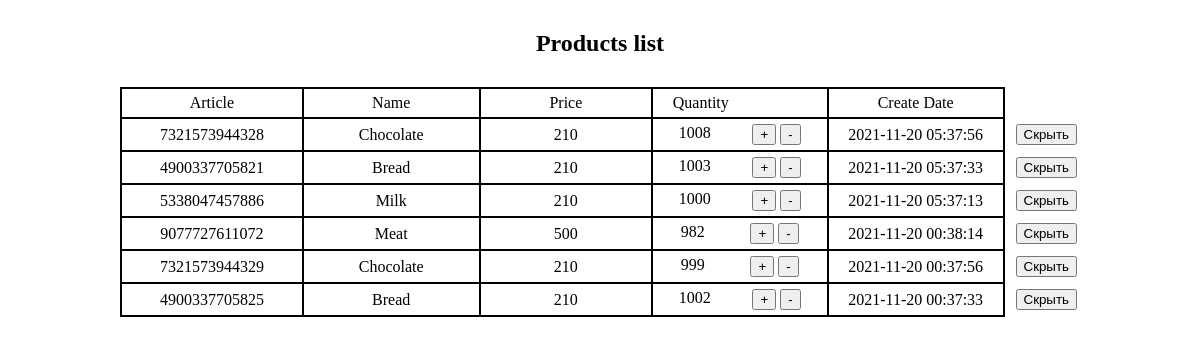
Before: / with the older database file.
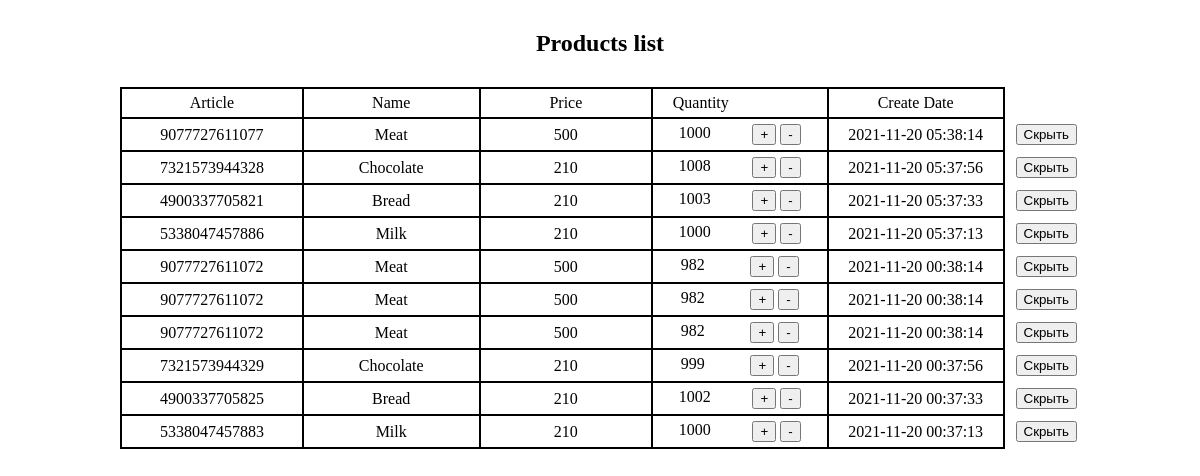
After: the same page with the newer database file.
### tables this page shows
CREATE TABLE IF NOT EXISTS `products`  (
  `ID` int(11) NOT NULL,
  `PRODUCT_ID` int(11) NOT NULL,
  `PRODUCT_NAME` varchar(255) NOT NULL,
  `PRODUCT_PRICE` int(11) NOT NULL,
  `PRODUCT_ARTICLE` varchar(13) NOT NULL,
  `PRODUCT_QUANTITY` int(11) DEFAULT 0,
  `DATE_CREATE` timestamp NOT NULL DEFAULT current_timestamp(),
  `VISIBILITY` tinyint(1) DEFAULT 1
);

### CProduct.php (called while the page is built, shortened)
<?php
require_once 'config/connect.php';
class CProduct {
    private $connect;
    function __construct($connect)
    {
        $this->connect = $connect;
        $this->connect->query(
            "CREATE TABLE IF NOT EXISTS `Products`(
            `ID` INT NOT NULL AUTO_INCREMENT,
            `PRODUCT_ID` INT NOT NULL,
            `PRODUCT_NAME` VARCHAR(255) NOT NULL,
            `PRODUCT_PRICE` INT NOT NULL,
            `PRODUCT_ARTICLE` VARCHAR(13) NOT NULL,
            `PRODUCT_QUANTITY` INT DEFAULT '0',
            `DATE_CREATE` TIMESTAMP NOT NULL DEFAULT CURRENT_TIMESTAMP,
            `VISIBILITY` BOOLEAN DEFAULT '1',
            PRIMARY KEY(ID),
            UNIQUE KEY(PRODUCT_ID),
            UNIQUE KEY(PRODUCT_ARTICLE)
        )");
    }
    public function selectRecordsFrom($table, $count, $sort, $sort_type) {
        $result = array();
        $queryResult = $this->connect->query("SELECT * FROM $table ORDER BY $sort $sort_type LIMIT $count");
        for($i=$queryResult->num_rows; $i>0; $i--) {
            $result[] = $queryResult->fetch_assoc();
        }
        return $result;
    }
}
$CProduct = new CProduct($connect);

### index.php (the view, shortened to what this page needs)
<?php
    require_once 'CProduct.php';
?>
<!doctype html>
<html lang="en">
<head>
    <link rel="stylesheet" href="css/style.css">
</head>
<body>
    <div class="content">
        <div class="products">
            <div class="header">
                <h2 class="header-text">Products list</h2>
            </div>
            <div class="table-container">
                <table class="table">
                    <tbody class="table-body" id="tableContainer">
                    <tr class="table-names-item table-item">
                        <td class="table-column-name table-column">Article</td>
                        <td class="table-column-name table-column">Name</td>
                        <td class="table-column-name table-column">Price</td>
                        <td class="table-column-name table-column">
                            <div class="quantity-ceil">
                                <div>Quantity</div>
                                <div style="width: 30%"></div>
                            </div>
                        </td>
                        <td class="table-column-name table-column">Create Date</td>
                        <td class="invisible-button-ceil"></td>
                    </tr>
                    <?php
                    $records = $CProduct->selectRecordsFrom('Products', 10, 'DATE_CREATE', 'DESC');
                    foreach ($records as $key => $record) {
                        if (!$record['VISIBILITY']) {
                            continue;
                        }
                        echo "
                        <tr class='table-item' id='tr-".$record['ID']."'>
                            <td class=\"table-column\">".$record['PRODUCT_ARTICLE']."</td>
                            <td class=\"table-column\">".$record['PRODUCT_NAME']."</td>
                            <td class=\"table-column\">".$record['PRODUCT_PRICE']."</td>
                            <td class=\"table-column\">
                                <div class='quantity-ceil'>
                                <span>".$record['PRODUCT_QUANTITY']."</span>
                                <div style=\"width: 30%\">
                                <button type='button' id='increment'>+</button>
                                <button type='button' id='decrement'>-</button>
                                </div>
                                </div>
                            </td>
                            <td class=\"table-column\">".$record['DATE_CREATE']."</td>
                            <td class='invisible-button-ceil'><button type='button' class='invisible-button' id='tr-".$record['ID']."-button'>Скрыть</button></td>
                        </tr>
                        ";
                    }
                    ?>
                    </tbody>
                </table>
            </div>
        </div>
    </div>
</body>
</html>

### css/style.css (style rules this page uses)
* { box-sizing: border-box; }
h1, h2, h3, h3, h4, h5, h6 { display: inline; }
body { margin: 0; }
.content { width: 100%; display: flex; justify-content: center; }
.products { width: 80%; margin: 0 auto; flex-wrap: nowrap; display: flex; flex-direction: column; align-items: center; justify-content: space-between; }
.header-text { margin: 0; }
.table-container { width: 100%; }
.header { width: 100%; margin: 30px 0; display: flex; align-items: center; justify-content: space-around; }
.table-column { text-align: center; }
.table { width: 100%; border-collapse: collapse; padding-right: 10px; }
.table-column { border: 2px solid black; padding: 5px; width: 20%; }
.invisible-button { margin-left: 10px; }
.quantity-ceil { display: flex; justify-content: space-around; }

Changed rows visible on the page:
now on this page (row edited): products: PRODUCT_ARTICLE "9077727611077", PRODUCT_NAME "Meat", PRODUCT_PRICE "500", PRODUCT_QUANTITY "1000", DATE_CREATE "2021-11-20 05:38:14"
added products: PRODUCT_ARTICLE "9077727611072", PRODUCT_NAME "Meat", PRODUCT_PRICE "500", PRODUCT_QUANTITY "982", DATE_CREATE "2021-11-20 00:38:14"
added products: PRODUCT_ARTICLE "9077727611072", PRODUCT_NAME "Meat", PRODUCT_PRICE "500", PRODUCT_QUANTITY "982", DATE_CREATE "2021-11-20 00:38:14"
added products: PRODUCT_ARTICLE "5338047457883", PRODUCT_NAME "Milk", PRODUCT_PRICE "210", PRODUCT_QUANTITY "1000", DATE_CREATE "2021-11-20 00:37:13"
